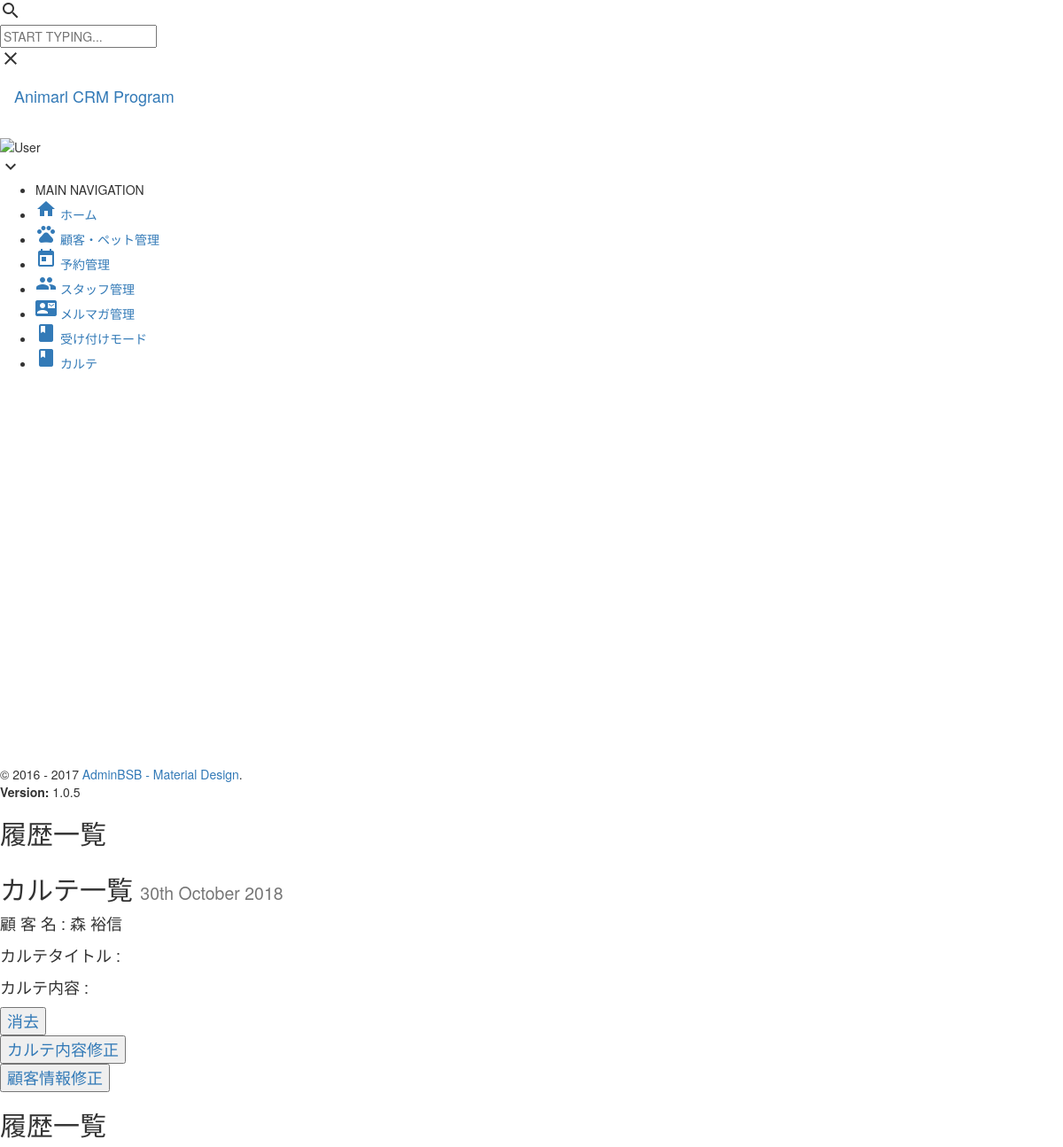
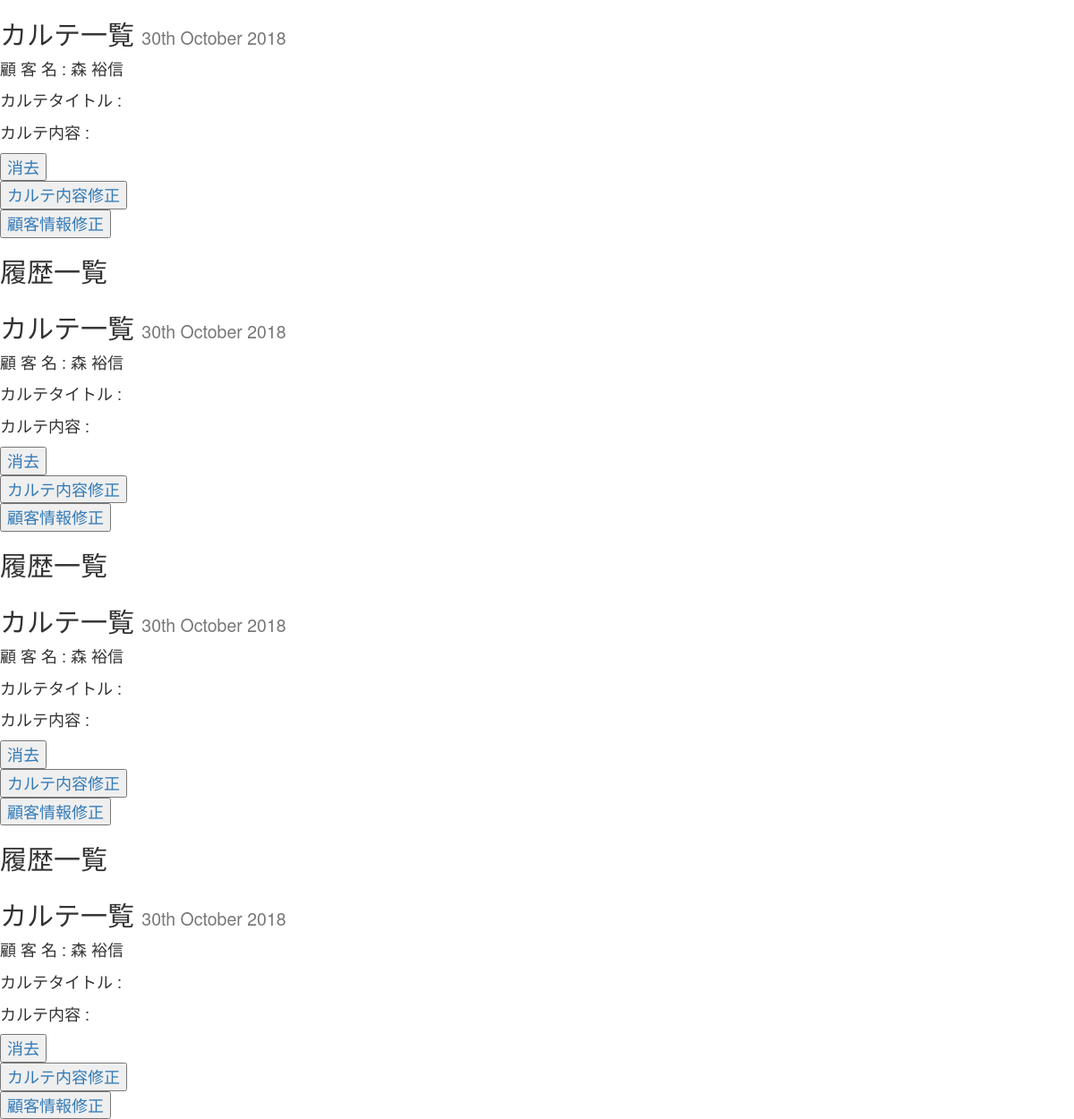
Page /Karte_history/rireki?customer_id=1 on the committed database (2 pictures, top to bottom).
### tables this page shows
CREATE TABLE `karute` (
  `karute_id` int(5) NOT NULL AUTO_INCREMENT COMMENT 'カルテid',
  `karute_shop_id` int(5) NOT NULL COMMENT 'ショップidとのリレーション用id',
  `karute_customer_id` int(5) NOT NULL COMMENT 'カスタマーidとのリレーション用id',
  `karute_title` varchar(100) NOT NULL COMMENT 'カルテタイトル',
  `karute_comment` varchar(255) DEFAULT NULL COMMENT 'カルテ欄',
  `karute_created_at` datetime NOT NULL DEFAULT CURRENT_TIMESTAMP COMMENT '作成日時',
  `karute_update_at` datetime NOT NULL DEFAULT CURRENT_TIMESTAMP ON UPDATE CURRENT_TIMESTAMP COMMENT '更新日時',
  `karute_state` int(3) DEFAULT '1' COMMENT '削除フラグ',
  PRIMARY KEY (`karute_id`),
  KEY `i_karute` (`karute_id`)
);

CREATE TABLE `customer` (
  `customer_id` int(5) NOT NULL AUTO_INCREMENT COMMENT '顧客id',
  `customer_shop_id` int(5) DEFAULT NULL COMMENT '顧客管理ショップid',
  `customer_name` varchar(200) NOT NULL COMMENT '顧客名',
  `customer_kana` varchar(200) DEFAULT NULL COMMENT 'カナ',
  `customer_tel` varchar(11) DEFAULT NULL COMMENT '電話番号',
  `customer_zip_adress` int(7) DEFAULT NULL COMMENT '郵便番号',
  `customer_address` varchar(100) DEFAULT NULL COMMENT '住所',
  `customer_mail` varchar(100) DEFAULT NULL COMMENT 'メールアドレス',
  `customer_magazine` int(3) NOT NULL DEFAULT '0' COMMENT 'メールマガジン 0:送らない 1:送る',
  `customer_group_id` int(2) DEFAULT '0' COMMENT 'kind_group_idとジョインしたもの表示',
  `customer_add_info` text COMMENT '追加情報',
  `customer_created_at` datetime NOT NULL DEFAULT CURRENT_TIMESTAMP COMMENT '登録日時',
  `customer_updatedate` datetime NOT NULL DEFAULT CURRENT_TIMESTAMP ON UPDATE CURRENT_TIMESTAMP COMMENT '更新日時',
  `customer_state` int(3) DEFAULT '1' COMMENT '削除フラグ',
  PRIMARY KEY (`customer_id`),
  UNIQUE KEY `customer_mail` (`customer_mail`),
  KEY `i_customer` (`customer_shop_id`)
);

### application/controllers/Karte_history.php (called while the page is built, shortened)
<?php
class Karte_history extends CI_Controller
{
    public function __construct()
    {
        $this->load->helper(["url", "form"]);
        $this->load->model('Mdl_karute');
    }
    public function rireki()
    {
        $data["r_karute"] = $this->Mdl_karute->get_karute_history_customer($_SESSION["shop_id"], $this->input->get('customer_id'));
        $this->load->view('cms/pages/parts/header');
        $this->load->view('cms/pages/parts/sidebar');
        $this->load->view('cms/vi_Karte_history_list', $data);
    }
}

### index.php (called while the page is built, shortened)
<?php
require_once BASEPATH.'core/CodeIgniter.php';

### application/models/mdl_karute.php (called while the page is built, shortened)
<?php
class Mdl_karute extends CI_Model
{
    public function get_karute_history_customer($shop_id,$karute_customer_id)
    {
        $where = ['customer_state ' => 1,'karute_state ' => 1, 'karute_shop_id '=> $shop_id, 'karute_customer_id ' => $karute_customer_id];
        $this->db->where($where);
        $this->db->select("karute_id, karute_title, karute_comment , karute_created_at , karute_update_at, customer_name , customer_tel , customer_mail ");
        $this->db->from('karute');
        $this->db->join('customer', 'customer_id = karute_customer_id', 'left');
        $this->db->join('shops', 'shop_id = karute_shop_id', 'left');
        $query = $this->db->get();
         return $query->result_array();
    }
}

### application/views/cms/vi_Karte_history_list.php (the view, shortened to what this page needs)
<?php  for ($i = 0; $i < count($r_karute); $i++):
        $disply = $r_karute[$i]; ?>
<section class="content">
     <div class="block-header">
                <h2>履歴一覧</h2>
            </div>
            <div class="row clearfix">
                <div class="col-lg-12 col-md-12 col-sm-12 col-xs-12">
                    <div class="card">
                        <div class="header">
                            <h2>
                                カルテ一覧
                                <small>30th October 2018</small>
                            </h2>
                        </div>
                        <div class="body" style ="font-size: 18px;">
                        <div>
                            <p>顧  客  名    :   <?php echo $disply['customer_name'] ?></p>
                            <p>カルテタイトル :  <?php echo $disply['karute_title'] ?></p>
                            <p>カルテ内容     :  <?php echo $disply['karute_comment'] ?></p>
                        </div>
                        <div>
                            <button><a href="/Karte_history/delete_karute/?karute_id=<?php echo $disply['karute_id'] ?>" class="card-link">消去</a></button><br>
                            <button><a href="/Karte_history/?karute_id=<?php echo $disply['karute_id'] ?>" class="card-link">カルテ内容修正</a></button><br>
                            <button><a href="<?php echo base_url(); ?>cl_total_list" class="card-link">顧客情報修正</a></button><br>
                        </div>
                        </div>
                    </div>
                </div>
            </div>
</section>
<?php endfor; ?>
</body>
</html>

### rows in the picture
karute: customer.customer_name "森 裕信"
karute: customer.customer_name "森 裕信"
karute: customer.customer_name "森 裕信"
karute: customer.customer_name "森 裕信"
karute: customer.customer_name "森 裕信"

### other values in the picture
$sidebar_parts["title"] "ホーム"
$sidebar_parts["title"] "顧客・ペット管理"
$sidebar_parts["title"] "予約管理"
$sidebar_parts["title"] "スタッフ管理"
$sidebar_parts["title"] "メルマガ管理"
$sidebar_parts["title"] "受け付けモード"
$sidebar_parts["title"] "カルテ"
